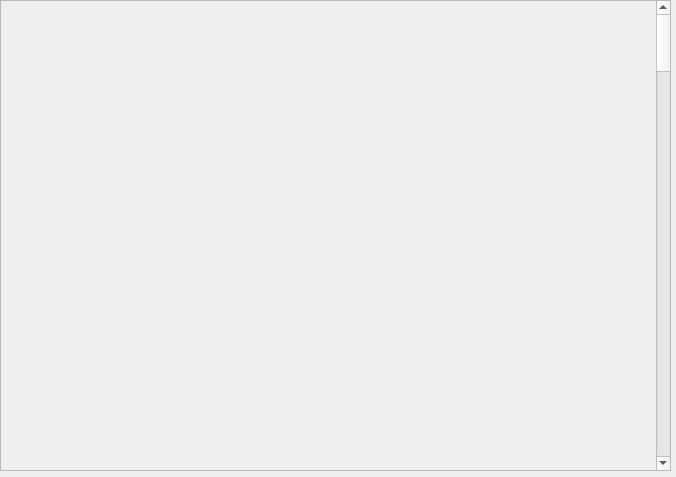
<?xml version="1.0" encoding="UTF-8"?>
<ui version="4.0">
 <class>Form</class>
 <widget class="QWidget" name="Form">
  <property name="geometry">
   <rect>
    <x>0</x>
    <y>0</y>
    <width>676</width>
    <height>477</height>
   </rect>
  </property>
  <property name="windowTitle">
   <string>Form</string>
  </property>
  <widget class="QScrollArea" name="scrollArea">
   <property name="geometry">
    <rect>
     <x>0</x>
     <y>0</y>
     <width>671</width>
     <height>471</height>
    </rect>
   </property>
   <property name="widgetResizable">
    <bool>true</bool>
   </property>
   <widget class="QWidget" name="scrollAreaWidgetContents">
    <property name="geometry">
     <rect>
      <x>0</x>
      <y>-429</y>
      <width>654</width>
      <height>3650</height>
     </rect>
    </property>
    <property name="minimumSize">
     <size>
      <width>0</width>
      <height>3650</height>
     </size>
    </property>
    <widget class="QWidget" name="verticalLayoutWidget">
     <property name="geometry">
      <rect>
       <x>0</x>
       <y>0</y>
       <width>661</width>
       <height>1000</height>
      </rect>
     </property>
     <layout class="QVBoxLayout" name="verticalLayout">
      <item>
       <widget class="caInclude" name="cainclude_579">
        <property name="macro">
         <string notr="true">ID=0, P=RearOut, SYS=$(SYS),DEVICE=$(DEVICE)</string>
        </property>
        <property name="filename" stdset="0">
         <string notr="true">G_EVG_output-manySources.ui</string>
        </property>
       </widget>
      </item>
      <item>
       <widget class="caInclude" name="cainclude_580">
        <property name="macro">
         <string notr="true">ID=1, P=RearOut, SYS=$(SYS),DEVICE=$(DEVICE)</string>
        </property>
        <property name="filename" stdset="0">
         <string notr="true">G_EVG_output-manySources.ui</string>
        </property>
       </widget>
      </item>
      <item>
       <widget class="caInclude" name="cainclude_581">
        <property name="macro">
         <string notr="true">ID=2, P=RearOut, SYS=$(SYS),DEVICE=$(DEVICE)</string>
        </property>
        <property name="filename" stdset="0">
         <string notr="true">G_EVG_output-manySources.ui</string>
        </property>
       </widget>
      </item>
      <item>
       <widget class="caInclude" name="cainclude_582">
        <property name="macro">
         <string notr="true">ID=3, P=RearOut, SYS=$(SYS),DEVICE=$(DEVICE)</string>
        </property>
        <property name="filename" stdset="0">
         <string notr="true">G_EVG_output-manySources.ui</string>
        </property>
       </widget>
      </item>
      <item>
       <widget class="caInclude" name="cainclude_583">
        <property name="macro">
         <string notr="true">ID=4, P=RearOut, SYS=$(SYS),DEVICE=$(DEVICE)</string>
        </property>
        <property name="filename" stdset="0">
         <string notr="true">G_EVG_output-manySources.ui</string>
        </property>
       </widget>
      </item>
      <item>
       <widget class="caInclude" name="cainclude_584">
        <property name="macro">
         <string notr="true">ID=5, P=RearOut, SYS=$(SYS),DEVICE=$(DEVICE)</string>
        </property>
        <property name="filename" stdset="0">
         <string notr="true">G_EVG_output-manySources.ui</string>
        </property>
       </widget>
      </item>
      <item>
       <widget class="caInclude" name="cainclude_585">
        <property name="macro">
         <string notr="true">ID=6, P=RearOut, SYS=$(SYS),DEVICE=$(DEVICE)</string>
        </property>
        <property name="filename" stdset="0">
         <string notr="true">G_EVG_output-manySources.ui</string>
        </property>
       </widget>
      </item>
      <item>
       <widget class="caInclude" name="cainclude_586">
        <property name="macro">
         <string notr="true">ID=7, P=RearOut, SYS=$(SYS),DEVICE=$(DEVICE)</string>
        </property>
        <property name="filename" stdset="0">
         <string notr="true">G_EVG_output-manySources.ui</string>
        </property>
       </widget>
      </item>
      <item>
       <widget class="caInclude" name="cainclude_587">
        <property name="macro">
         <string notr="true">ID=8, P=RearOut, SYS=$(SYS),DEVICE=$(DEVICE)</string>
        </property>
        <property name="filename" stdset="0">
         <string notr="true">G_EVG_output-manySources.ui</string>
        </property>
       </widget>
      </item>
      <item>
       <widget class="caInclude" name="cainclude_588">
        <property name="macro">
         <string notr="true">ID=9, P=RearOut, SYS=$(SYS),DEVICE=$(DEVICE)</string>
        </property>
        <property name="filename" stdset="0">
         <string notr="true">G_EVG_output-manySources.ui</string>
        </property>
       </widget>
      </item>
      <item>
       <widget class="caInclude" name="cainclude_589">
        <property name="macro">
         <string notr="true">ID=10, P=RearOut, SYS=$(SYS),DEVICE=$(DEVICE)</string>
        </property>
        <property name="filename" stdset="0">
         <string notr="true">G_EVG_output-manySources.ui</string>
        </property>
       </widget>
      </item>
      <item>
       <widget class="caInclude" name="cainclude_590">
        <property name="macro">
         <string notr="true">ID=11, P=RearOut, SYS=$(SYS),DEVICE=$(DEVICE)</string>
        </property>
        <property name="filename" stdset="0">
         <string notr="true">G_EVG_output-manySources.ui</string>
        </property>
       </widget>
      </item>
      <item>
       <widget class="caInclude" name="cainclude_591">
        <property name="macro">
         <string notr="true">ID=12, P=RearOut, SYS=$(SYS),DEVICE=$(DEVICE)</string>
        </property>
        <property name="filename" stdset="0">
         <string notr="true">G_EVG_output-manySources.ui</string>
        </property>
       </widget>
      </item>
      <item>
       <widget class="caInclude" name="cainclude_592">
        <property name="macro">
         <string notr="true">ID=13, P=RearOut, SYS=$(SYS),DEVICE=$(DEVICE)</string>
        </property>
        <property name="filename" stdset="0">
         <string notr="true">G_EVG_output-manySources.ui</string>
        </property>
       </widget>
      </item>
      <item>
       <widget class="caInclude" name="cainclude_593">
        <property name="macro">
         <string notr="true">ID=14, P=RearOut, SYS=$(SYS),DEVICE=$(DEVICE)</string>
        </property>
        <property name="filename" stdset="0">
         <string notr="true">G_EVG_output-manySources.ui</string>
        </property>
       </widget>
      </item>
      <item>
       <widget class="caInclude" name="cainclude_594">
        <property name="macro">
         <string notr="true">ID=15, P=RearOut, SYS=$(SYS),DEVICE=$(DEVICE)</string>
        </property>
        <property name="filename" stdset="0">
         <string notr="true">G_EVG_output-manySources.ui</string>
        </property>
       </widget>
      </item>
     </layout>
    </widget>
   </widget>
  </widget>
 </widget>
 <customwidgets>
  <customwidget>
   <class>caInclude</class>
   <extends>QWidget</extends>
   <header>caInclude</header>
  </customwidget>
 </customwidgets>
 <resources/>
 <connections/>
</ui>
